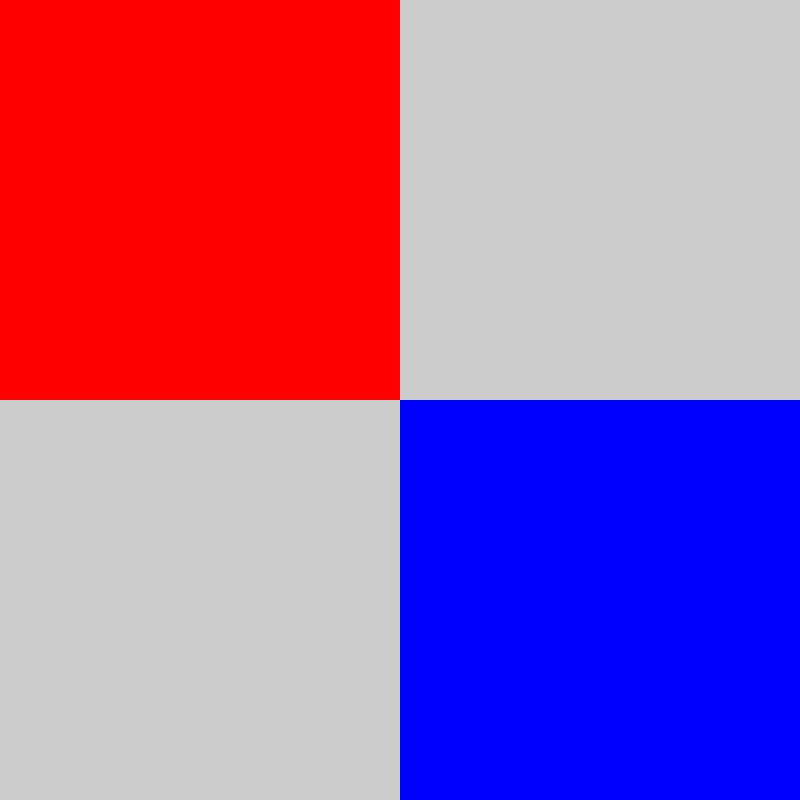
Frame 1 (no input)
Frame 60 (the mouse pressed at the canvas centre just before this capture): identical to frame 1, image omitted
Frame 120 (the mouse held since frame 60 and released just before this capture): identical to frame 1, image omitted

The Processing sketch that drew this single still picture (run headless with seeded random() and noise(); from frame 60 on, the mouse is pressed at the canvas centre):

// Processing sketch: JH_Quiz1_Ans1
// ── JH_Quiz1_Ans1.pde
void setup(){
  size(800,800);
  
  
}


void draw(){
  fill(255,0,0);
  noStroke();
  rect(0,0, width/2, height/2);
  
  fill(0,0,255);
  noStroke();
  rect(width/2,height/2,width/2,height/2);
  
}
